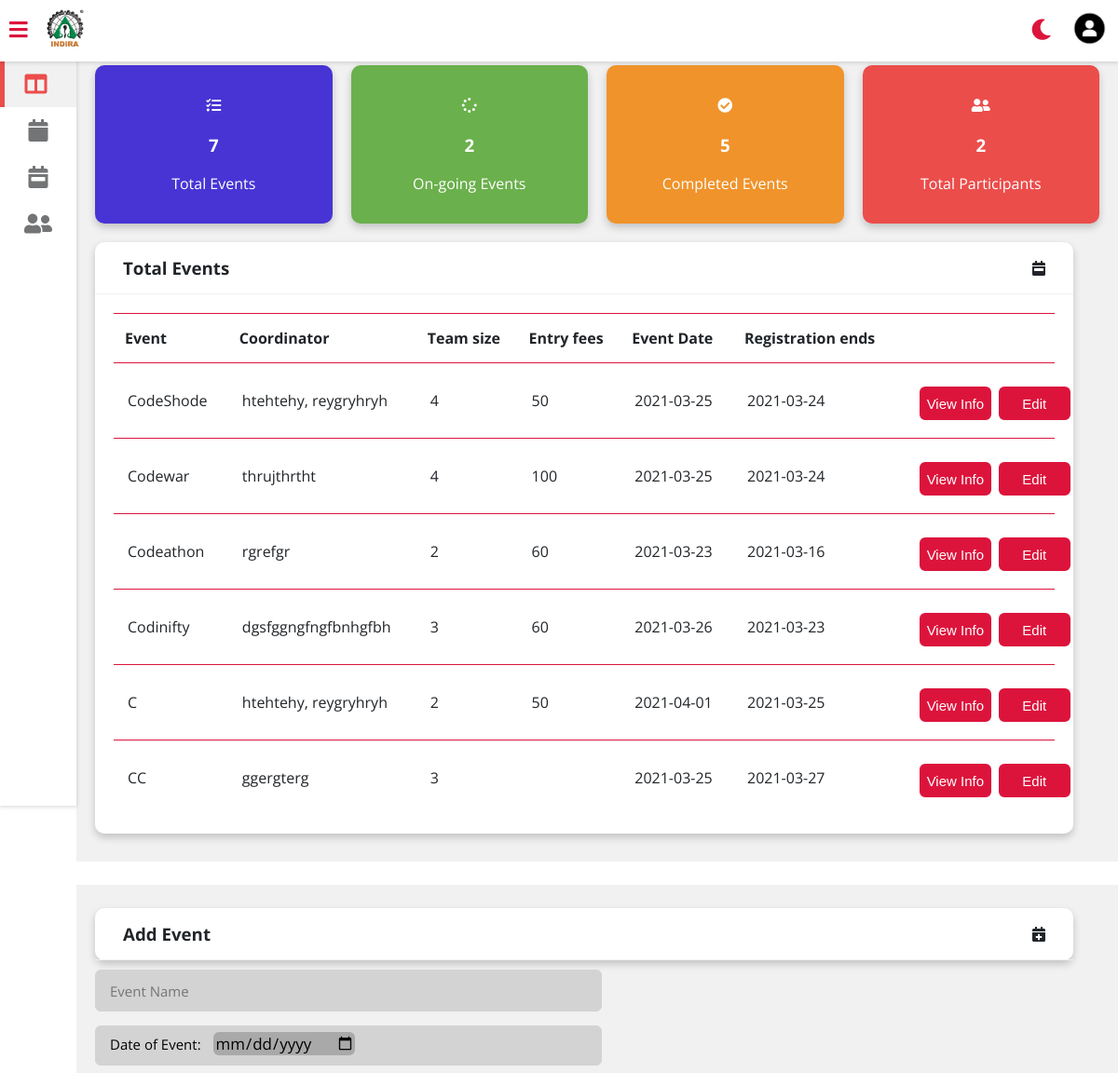
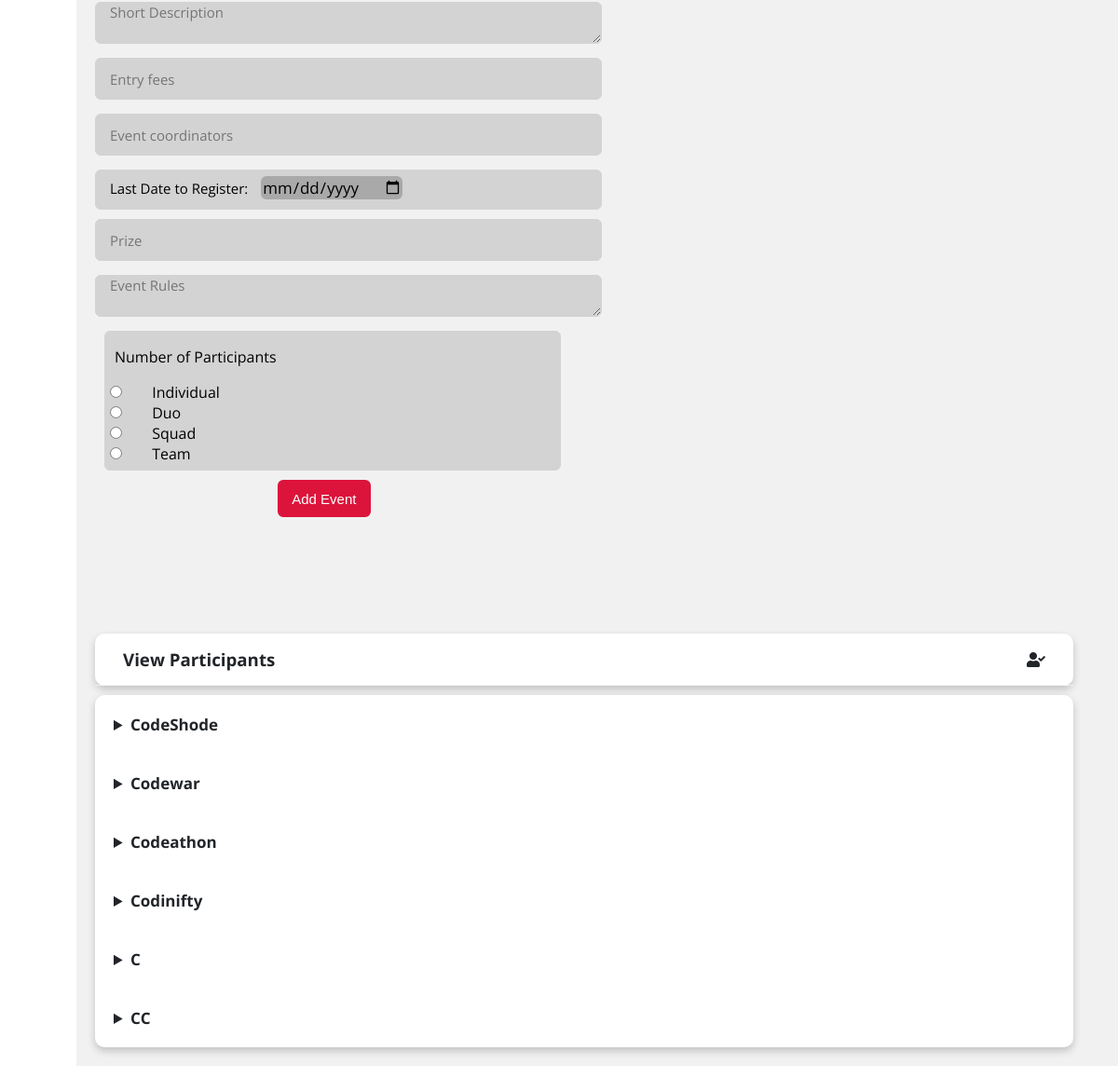
Screenshot of /EMP/OrganiserDashboard.php (signed in) with the database file from the repository (2 pictures, top to bottom).
### tables this page shows
CREATE TABLE `events` (
  `EventID` int(11) NOT NULL,
  `Event_Creator` varchar(50) NOT NULL,
  `Event_Name` varchar(50) NOT NULL,
  `Short_Description` varchar(1000) NOT NULL,
  `Entry_fees` varchar(20) DEFAULT NULL,
  `Event_Coordinators` varchar(1000) NOT NULL,
  `Prize` varchar(300) DEFAULT NULL,
  `Event_Rules` varchar(1000) NOT NULL,
  `Participant_Type` varchar(20) NOT NULL,
  `Last_Date` date NOT NULL,
  `Event_Date` date NOT NULL
);

### EMP/OrganiserDashboard.php (the view, shortened to what this page needs)
<?php
$conn = mysqli_connect("localhost","root","","Event Portal");
$name = $_SESSION['name'];
$query = "SELECT * FROM Events WHERE Event_Creator = '".$name."'";
 $result = mysqli_query($conn, $query);
$result1 = mysqli_query($conn, $query);
$today = date("y-m-d");
$stmt1 = "SELECT * FROM Events";
$res1 = mysqli_query($conn, $stmt1);
$count1 = mysqli_num_rows($res1);
$stmt2 = "SELECT Event_Date FROM Events WHERE Event_Date >= '".$today."'";
$res2 = mysqli_query($conn, $stmt2);
$count2 = mysqli_num_rows($res2);
$stmt3 = "SELECT Event_Date FROM Events WHERE Event_Date < '".$today."'";
$res3 = mysqli_query($conn, $stmt3);
$count3 = mysqli_num_rows($res3);
$stmt4 = "SELECT * FROM Participants where Event_Creator = '".$name."'";
$res4 = mysqli_query($conn, $stmt4);
$count4 = mysqli_num_rows($res4);
?>
<!DOCTYPE html>
<html>
<head>
	<link rel="stylesheet" type="text/css" href="https://cdnjs.cloudflare.com/ajax/libs/Chart.js/2.9.3/Chart.min.css">
	<link rel="stylesheet" href="https://use.fontawesome.com/releases/v5.8.1/css/all.css">
	<link rel="stylesheet" type="text/css" href="css/organizer_style.css">
</head>
<body class="overlay-scrollbar">
	<div class="navbar">
		<ul class="navbar-nav">
			<li class="nav-item">
				<a class="nav-link">
					<i class="fas fa-bars" onclick="collapseSidebar()"></i>
				</a>
			</li>
			<li class="nav-item">
				<img src="images/indiralogo.png" alt="logo" class="logo logo-light">
			</li>
		</ul>
		<ul class="navbar-nav nav-right">
			<li class="nav-item mode">
				<a class="nav-link" href="#" onclick="switchTheme()">
					<i class="fas fa-moon dark-icon"></i>
				</a>
			</li>
			<li class="nav-item avt-wrapper">
				<div class="avt dropdown">
					<img src="images/dp.jpg"  alt="User image" class="dropdown-toggle" data-toggle="user-menu">
				</div>
			</li>
		</ul>
	</div>
	<div class="sidebar">
		<ul class="sidebar-nav">
            <li  class="sidebar-nav-item">
				<a href="#" class="sidebar-nav-link active">
					<div>
						<i class="fas fa-columns"></i>
					</div>
				</a>
			</li>
            <li class="sidebar-nav-item">
				<a href="#viewevents" class="sidebar-nav-link">
					<div>
						<i class="fas fa-calendar"></i>
					</div>
				</a>
			</li>
            <li class="sidebar-nav-item">
				<a href="#addevent" class="sidebar-nav-link">
					<div>
						<i class="fas fa-calendar-week"></i>
					</div>
				</a>
			</li>
			<li  class="sidebar-nav-item">
				<a href="#part" class="sidebar-nav-link">
					<div>
						<i class="fas fa-user-friends"></i>
					</div>
				</a>
			</li>
		</ul>
	</div>
	<section class = "viewevents" id="viewevents">
		<div class="wrapper">
			<div class="row">
				<div class="col-3 col-m-6 col-sm-6">
					<div class="counter tevents">
						<p>
							<i class="fas fa-tasks"></i>
						</p>
						<h3><?php echo $count1; ?></h3>
						<p>Total Events</p>
					</div>
				</div>
				<div class="col-3 col-m-6 col-sm-6">
					<div class="counter oevents">
						<p>
							<i class="fas fa-spinner"></i>
						</p>
						<h3><?php echo $count2; ?></h3>
						<p>On-going Events</p>
					</div>
				</div>
				<div class="col-3 col-m-6 col-sm-6">
					<div class="counter cevents">
						<p>
							<i class="fas fa-check-circle"></i>
						</p>
						<h3><?php echo $count3; ?></h3>
						<p>Completed Events</p>
					</div>
				</div>
				<div class="col-3 col-m-6 col-sm-6">
					<div class="counter participants">
						<p>
							<i class="fas fa-user-friends"></i>
						</p>
						<h3><?php echo $count4; ?></h3>
						<p>Total Participants</p>
					</div>
				</div>
			</div>
			<div class="row">
				<div class="col-8 col-m-12 col-sm-12">
					<div class="card">
						<div class="card-header">
							<h3>
								Total Events
							</h3>
							<i class="fas fa-calendar-week"></i>
						</div>
						<div class="card-content">
							<table>
								<thead>
									<tr>
									<th>Event</th>
									<th>Coordinator</th>
									<th>Team size</th>
									<th>Entry fees</th>
									<th>Event Date</th>
									<th>Registration ends</th>
									<th></th>
									<th></th>
									</tr>
								</thead>
								<tbody>
								<?php
                        		 while($row = mysqli_fetch_array($result))
                         		{
								 ?>
									<tr>
									<td class="event_name"><?php echo $row["Event_Name"]; ?></td>
									<td><?php echo $row["Event_Coordinators"]; ?></td>
									<td><?php echo $row["Participant_Type"]; ?></td>
									<td><?php echo $row["Entry_fees"]; ?></td>
									<td><?php echo $row["Event_Date"]; ?></td>
									<td><?php echo $row["Last_Date"]; ?></td>
									<td>
										<div class="button viewbtn">
											<a href = "#popup1"><input type="button" name="edit" value="View Info"/></a>
										</div>
									</td>
                              		<td>
									  	<div class="button editbtn">
									  		<a href = "#popup2"><input type="button" name="view" value="Edit" id="<?php echo $row["Event_Name"]; ?>"/></a>
										</div>
									</td>
									</tr>
									<?php
								 }
								 ?>
								</tbody>
							</table>
						</div>
					</div>
				</div>
			</div>
		</section>
		<section class="addevent" id="addevent">
			<div class = "card">
				<div class = "card-header">
					<h3>Add Event</h3>
					<i class = "fas fa-calendar-plus"></i>
				</div>
			</div>
			<div class = "form">
				<form action="add_event.php" method="post">
					<div class="fields">
						<div class="field name">
							<input type="text" name="EventName" placeholder="Event Name" required>
						</div>
						<div class="eventdate">
							<label>Date of Event:
								<input type ="date" name="EventDate" min=<?php echo date("Y-m-d"); ?> required>
							</label>
						</div>
						<div class="field textarea">
							<textarea cols="30" rows="10" name="shortdescription" placeholder="Short Description" required></textarea>
						</div>
						<div class="field fee">
							<input type="number" placeholder="Entry fees" name="fee">
						</div>
						<div class="field fee">
							<input type="text" placeholder="Event coordinators" name="coordinator" required>
						</div>
						<div class="submission">
							<label>Last Date to Register:
								<input type ="date" name="lastdate" min=<?php echo date("Y-m-d"); ?> required>
							</label>
						</div>
						<div class="field prize">
							<input type="text" placeholder="Prize" name="prize">
						</div>
						<div class="field textarea">
							<textarea cols="30" rows="10" name="eventrules" placeholder="Event Rules" required></textarea>
						</div>
						<div class="students">
							<p>Number of Participants</p>
							<input type="radio" id = "individual" name="stu" value="1">
							<label for="individual">Individual</label><br>
							<input type="radio" id = "duet" name="stu" value="2">
							<label for="duet">Duo</label><br>
							<input type="radio" id = "squad" name="stu" value="3">
							<label for="squad">Squad</label><br>
							<input type="radio" id = "team" name="stu" value="4">
							<label for="team">Team</label><br>
						</div>
						<div class="button">
							<button type="submit">Add Event</button>
						</div>
					</div>
				</form>
			</div>
		</section>
		<section class = "participant" id="part">
			<div class = "card">
				<div class = "card-header">
					<h3>View Participants</h3>
					<i class = "fas fa-user-check"></i>
				</div>
			</div>
			<div class = "collapse">
			<?php
                 while($row = mysqli_fetch_array($result1))
                 {
			?>
				<details>
					<summary><?php $eventname = $row['Event_Name']; echo $row['Event_Name'] ?></summary>
				</details>
			<?php
				}
			?>
			</div>
		</section>
</body>
</html>

### rows the page displays
events: Event_Name "CodeShode", Event_Coordinators "htehtehy, reygryhryh", Participant_Type "4", Entry_fees "50", Event_Date "2021-03-25", Last_Date "2021-03-24"
events: Event_Name "Codewar", Event_Coordinators "thrujthrtht", Participant_Type "4", Entry_fees "100", Event_Date "2021-03-25", Last_Date "2021-03-24"
events: Event_Name "Codeathon", Event_Coordinators "rgrefgr", Participant_Type "2", Entry_fees "60", Event_Date "2021-03-23", Last_Date "2021-03-16"
events: Event_Name "Codinifty", Event_Coordinators "dgsfggngfngfbnhgfbh", Participant_Type "3", Entry_fees "60", Event_Date "2021-03-26", Last_Date "2021-03-23"
events: Event_Name "C", Event_Coordinators "htehtehy, reygryhryh", Participant_Type "2", Entry_fees "50", Event_Date "2021-04-01", Last_Date "2021-03-25"
events: Event_Name "CC", Event_Coordinators "ggergterg", Participant_Type "3", Event_Date "2021-03-25", Last_Date "2021-03-27"

### other values shown
$count1 "7"
$count2 "2"
$count3 "5"
$count4 "2"
